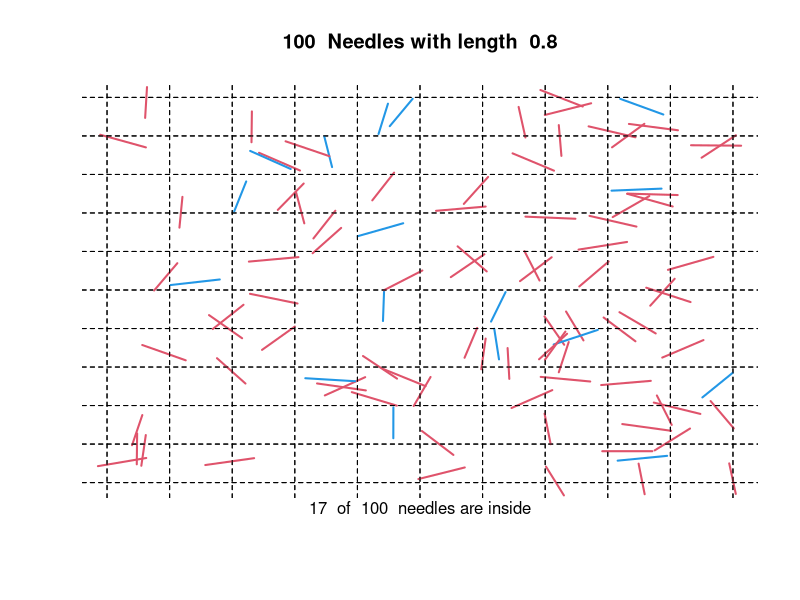

Write the R code that produced this figure.
### [Needle practice]

Needle = function(n=100,l=0.8,k1=10,k2=10){
	k=0
	N_inside=0
	plot(0,type="n",xlim=c(0,k1),ylim=c(0,k2),xlab="",ylab="",axes=FALSE, main=paste(n," Needles with length ",l))
	abline(v=0:k1,h=0:k2,lty=2)
	repeat{
		k=k+1;
		x1 = runif(1,0,k1)
		x2 = runif(1,0,k2)
		th = runif(1,0,pi)
		X1=c(x1+cos(th)*l/2,x1-cos(th)*l/2)
		X2=c(x2+sin(th)*l/2,x2-sin(th)*l/2)
		floor1=floor(X1);		floor2=floor(X2)
		Bi = (floor1[1]==floor1[2] & floor2[1]==floor2[2])
		COL = 2 + Bi*2
		lines(X1,X2,lwd=2,col=COL)
		Sys.sleep(0.1)
		N_inside=N_inside+Bi;	

		if (k==n) break
		}
	mtext(side=1,text=paste(N_inside," of ",n," needles are inside"))
	abline(v=0:k1,h=0:k2,lty=2)
	}

# run

Needle()
